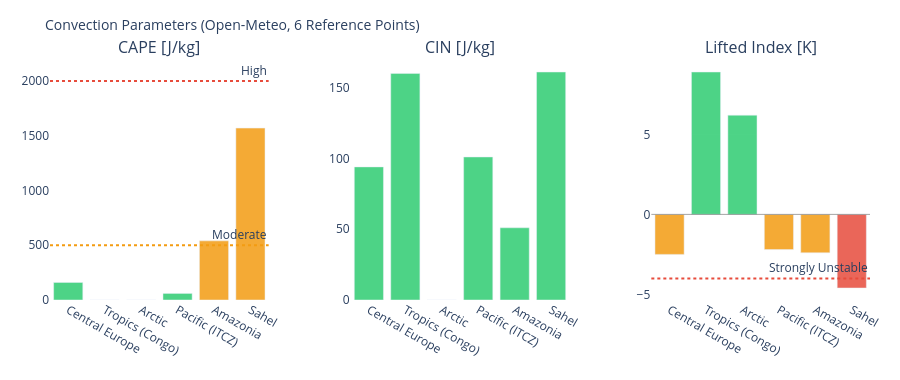

Notebook cell for this chart:
### Markdown cell above
---
## 3. Visualizations

### Code cell
# ============================================================
# CAPE / CIN / LIFTED INDEX – Convection potential
# ============================================================

if not df_atm.empty:
    fig = make_subplots(
        rows=1, cols=3,
        subplot_titles=['CAPE [J/kg]', 'CIN [J/kg]', 'Lifted Index [K]'],
        horizontal_spacing=0.1
    )
    pts = df_atm['point'].tolist()
    pt_colors = ['#E85D24','#185FA5','#888780','#378ADD','#639922','#F2A623']

    # CAPE – höher = mehr Gewitterpotential
    cape_vals = df_atm['cape'].fillna(0).tolist()
    cape_colors = ['#e74c3c' if v > 2000 else '#f39c12' if v > 500 else '#2ecc71'
                   for v in cape_vals]
    fig.add_trace(go.Bar(x=pts, y=cape_vals, marker_color=cape_colors,
                         opacity=0.85, showlegend=False), row=1, col=1)
    fig.add_hline(y=2000, line_dash='dot', line_color='#e74c3c',
                  annotation_text='High', row=1, col=1)
    fig.add_hline(y=500,  line_dash='dot', line_color='#f39c12',
                  annotation_text='Moderate', row=1, col=1)

    # CIN – negativer = stärker gedeckelt (weniger Auslöse)
    cin_vals = df_atm['cin'].fillna(0).tolist()
    cin_colors = ['#e74c3c' if v < -200 else '#f39c12' if v < -50 else '#2ecc71'
                  for v in cin_vals]
    fig.add_trace(go.Bar(x=pts, y=cin_vals, marker_color=cin_colors,
                         opacity=0.85, showlegend=False), row=1, col=2)

    # Lifted Index – negativ = instabil
    li_vals = df_atm['li'].fillna(0).tolist()
    li_colors = ['#e74c3c' if v < -4 else '#f39c12' if v < 0 else '#2ecc71'
                 for v in li_vals]
    fig.add_trace(go.Bar(x=pts, y=li_vals, marker_color=li_colors,
                         opacity=0.85, showlegend=False), row=1, col=3)
    fig.add_hline(y=0, line_color='gray', line_width=0.7, row=1, col=3)
    fig.add_hline(y=-4, line_dash='dot', line_color='#e74c3c',
                  annotation_text='Strongly Unstable', row=1, col=3)

    fig.update_layout(
        title=dict(text='Convection Parameters (Open-Meteo, 6 Reference Points)', font=dict(size=14)),
        height=380, plot_bgcolor='rgba(0,0,0,0)', paper_bgcolor='rgba(0,0,0,0)',
        margin=dict(l=50, r=30, t=60, b=80)
    )
    fig.update_xaxes(tickangle=30)
    fig.show()

### Figure 1 — Plotly figure (JSON) as saved in the notebook; plotly's stock layout.template omitted (floating-point values rounded to 4 significant figures)
{"data": [{"marker": {"color": ["#2ecc71", "#2ecc71", "#2ecc71", "#2ecc71", "#f39c12", "#f39c12"]}, "opacity": 0.85, "showlegend": false, "type": "bar", "x": ["Central Europe", "Tropics (Congo)", "Arctic", "Pacific (ITCZ)", "Amazonia", "Sahel"], "xaxis": "x", "y": [160.0, 0.0, 0.0, 60.0, 540.0, 1570.0], "yaxis": "y"}, {"marker": {"color": ["#2ecc71", "#2ecc71", "#2ecc71", "#2ecc71", "#2ecc71", "#2ecc71"]}, "opacity": 0.85, "showlegend": false, "type": "bar", "x": ["Central Europe", "Tropics (Congo)", "Arctic", "Pacific (ITCZ)", "Amazonia", "Sahel"], "xaxis": "x2", "y": [94.0, 160.0, 0.0, 101.0, 51.0, 161.0], "yaxis": "y2"}, {"marker": {"color": ["#f39c12", "#2ecc71", "#2ecc71", "#f39c12", "#f39c12", "#e74c3c"]}, "opacity": 0.85, "showlegend": false, "type": "bar", "x": ["Central Europe", "Tropics (Congo)", "Arctic", "Pacific (ITCZ)", "Amazonia", "Sahel"], "xaxis": "x3", "y": [-2.5, 8.9, 6.2, -2.2, -2.4, -4.6], "yaxis": "y3"}], "layout": {"annotations": [{"font": {"size": 16}, "showarrow": false, "text": "CAPE [J/kg]", "x": 0.1333, "xanchor": "center", "xref": "paper", "y": 1.0, "yanchor": "bottom", "yref": "paper"}, {"font": {"size": 16}, "showarrow": false, "text": "CIN [J/kg]", "x": 0.5, "xanchor": "center", "xref": "paper", "y": 1.0, "yanchor": "bottom", "yref": "paper"}, {"font": {"size": 16}, "showarrow": false, "text": "Lifted Index [K]", "x": 0.8667, "xanchor": "center", "xref": "paper", "y": 1.0, "yanchor": "bottom", "yref": "paper"}, {"showarrow": false, "text": "High", "x": 1, "xanchor": "right", "xref": "x domain", "y": 2000, "yanchor": "bottom", "yref": "y"}, {"showarrow": false, "text": "Moderate", "x": 1, "xanchor": "right", "xref": "x domain", "y": 500, "yanchor": "bottom", "yref": "y"}, {"showarrow": false, "text": "Strongly Unstable", "x": 1, "xanchor": "right", "xref": "x3 domain", "y": -4, "yanchor": "bottom", "yref": "y3"}], "height": 380, "margin": {"b": 80, "l": 50, "r": 30, "t": 60}, "paper_bgcolor": "rgba(0,0,0,0)", "plot_bgcolor": "rgba(0,0,0,0)", "shapes": [{"line": {"color": "#e74c3c", "dash": "dot"}, "type": "line", "x0": 0, "x1": 1, "xref": "x domain", "y0": 2000, "y1": 2000, "yref": "y"}, {"line": {"color": "#f39c12", "dash": "dot"}, "type": "line", "x0": 0, "x1": 1, "xref": "x domain", "y0": 500, "y1": 500, "yref": "y"}, {"line": {"color": "gray", "width": 0.7}, "type": "line", "x0": 0, "x1": 1, "xref": "x3 domain", "y0": 0, "y1": 0, "yref": "y3"}, {"line": {"color": "#e74c3c", "dash": "dot"}, "type": "line", "x0": 0, "x1": 1, "xref": "x3 domain", "y0": -4, "y1": -4, "yref": "y3"}], "title": {"font": {"size": 14}, "text": "Convection Parameters (Open-Meteo, 6 Reference Points)"}, "xaxis": {"anchor": "y", "domain": [0.0, 0.2667], "tickangle": 30}, "xaxis2": {"anchor": "y2", "domain": [0.3667, 0.6333], "tickangle": 30}, "xaxis3": {"anchor": "y3", "domain": [0.7333, 1.0], "tickangle": 30}, "yaxis": {"anchor": "x", "domain": [0.0, 1.0]}, "yaxis2": {"anchor": "x2", "domain": [0.0, 1.0]}, "yaxis3": {"anchor": "x3", "domain": [0.0, 1.0]}}}
